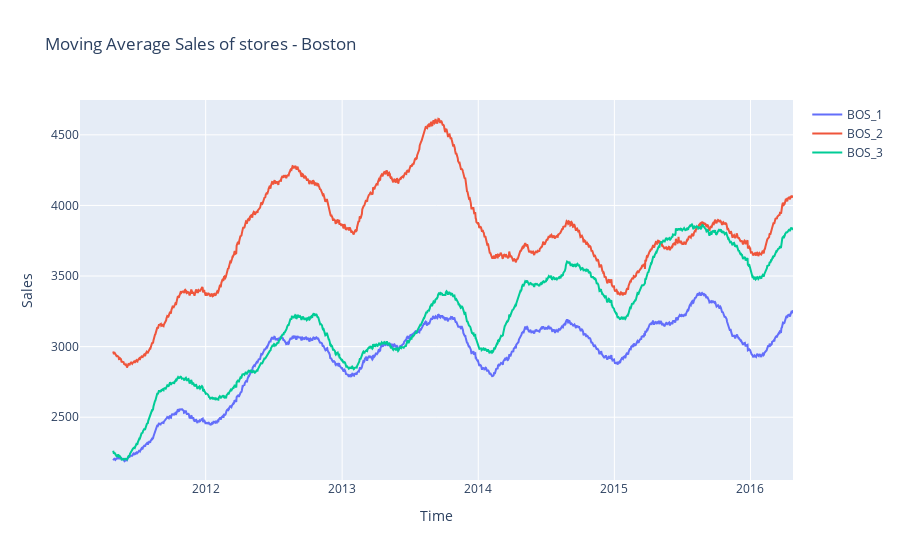

The notebook cell saved with this chart:
### Markdown cell above
### Média Movel de Vendas por Loja - Boston

### Code cell
dates = [d.strftime('%Y-%m-%d') for d in pd.date_range(start = min_date, end = max_date)]

past_sales = sales.set_index('id')[d_cols].T

cols = [i for i in sales['store_code'].unique() if i.startswith('BOS_')]

fig = go.Figure()
for s in cols:
    store_items = [c for c in past_sales.columns if s in c]
    data = past_sales[store_items].sum(axis=1).rolling(90).mean()
    fig.add_trace(go.Scatter(x=dates, y=data, name=s))
    
fig.update_layout(yaxis_title="Sales", xaxis_title="Time", title="Moving Average Sales of stores - Boston")

### Figure 1 — Plotly figure (JSON) as saved in the notebook; plotly's stock layout.template omitted (floating-point values rounded to 4 significant figures; data arrays with more than 128 entries replaced by an {"elided": "..."} marker saying what was removed)
{"data": [{"name": "BOS_1", "type": "scatter", "x": {"elided": "1913 str values"}, "y": {"elided": "1913 float values"}}, {"name": "BOS_2", "type": "scatter", "x": {"elided": "1913 str values"}, "y": {"elided": "1913 float values"}}, {"name": "BOS_3", "type": "scatter", "x": {"elided": "1913 str values"}, "y": {"elided": "1913 float values"}}], "layout": {"title": {"text": "Moving Average Sales of stores - Boston"}, "xaxis": {"title": {"text": "Time"}}, "yaxis": {"title": {"text": "Sales"}}}}
